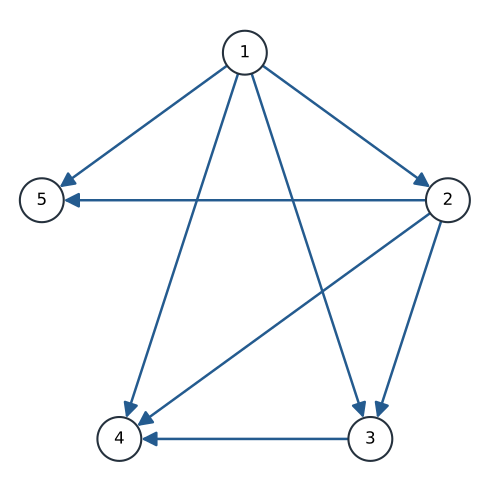

Reproduce this figure in Python.
"""Plot the generating G8 graph used for the n=800 simulation study."""

from pathlib import Path
import sys

import matplotlib

matplotlib.use("Agg")
import matplotlib.pyplot as plt
import networkx as nx
import numpy as np


CODE_ROOT = Path(__file__).resolve().parents[5]
if str(CODE_ROOT) not in sys.path:
    sys.path.insert(0, str(CODE_ROOT))

from examples.gclm.simulation_study.settings import get_simulation_case


BASE_CASE_ID = "G8_n800_lambda5_general_base"
OUTPUT = Path(__file__).with_suffix(".pdf")


def main():
    model = get_simulation_case(BASE_CASE_ID).generating_model
    graph = nx.DiGraph()
    graph.add_nodes_from(range(1, model.p + 1))
    # The diagonal drift terms are implicit; only off-diagonal edges are drawn.
    graph.add_edges_from((source + 1, target + 1)
                         for source, target in model.ordered_edges)

    angles = np.pi / 2 - 2 * np.pi * np.arange(model.p) / model.p
    positions = {
        vertex: (np.cos(angle), np.sin(angle))
        for vertex, angle in enumerate(angles, start=1)
    }
    figure, axis = plt.subplots(figsize=(5, 5))
    nx.draw_networkx_edges(
        graph, positions, ax=axis, arrows=True, arrowstyle="-|>",
        arrowsize=22, node_size=1000, width=1.8, edge_color="#245b8f",
    )
    nx.draw_networkx_nodes(
        graph, positions, ax=axis, node_size=1000, node_color="white",
        edgecolors="#25313d", linewidths=1.5,
    )
    nx.draw_networkx_labels(graph, positions, ax=axis, font_size=12)
    axis.set_aspect("equal")
    axis.set_xlim(-1.10, 1.10)
    axis.set_ylim(-1.00, 1.20)
    axis.axis("off")
    figure.tight_layout()
    figure.savefig(OUTPUT, bbox_inches="tight")
    plt.close(figure)


if __name__ == "__main__":
    main()
